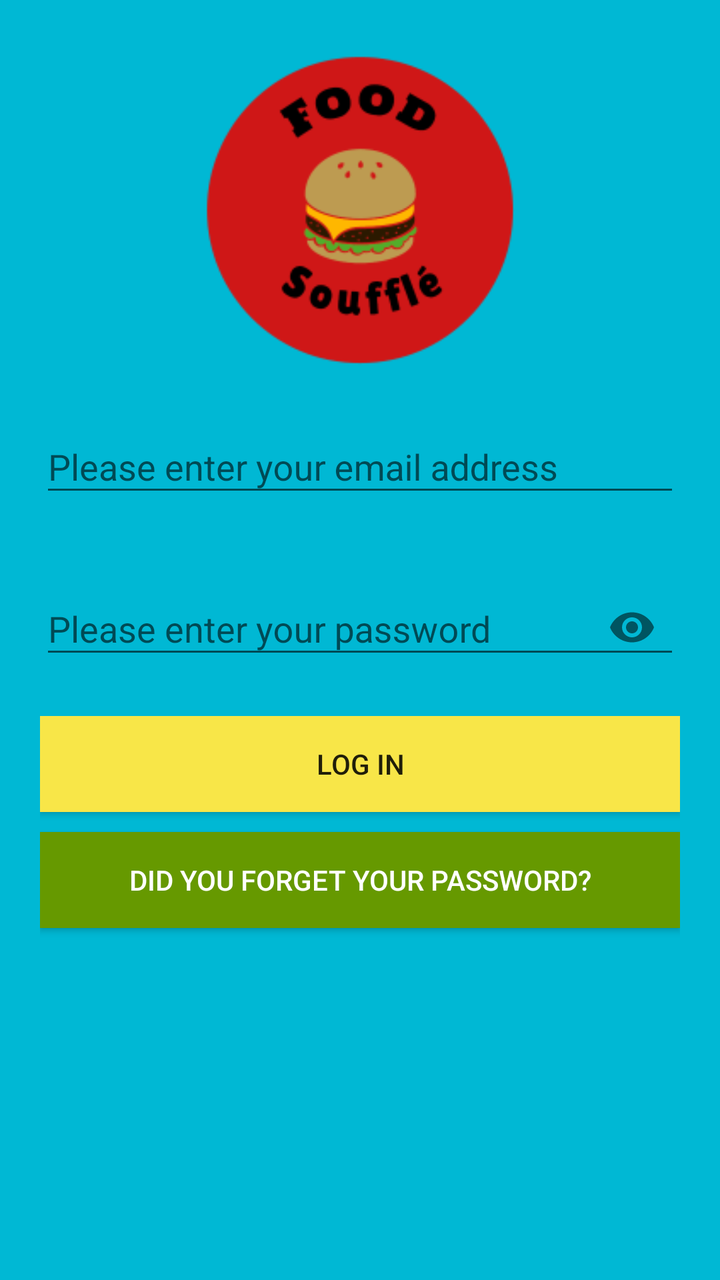
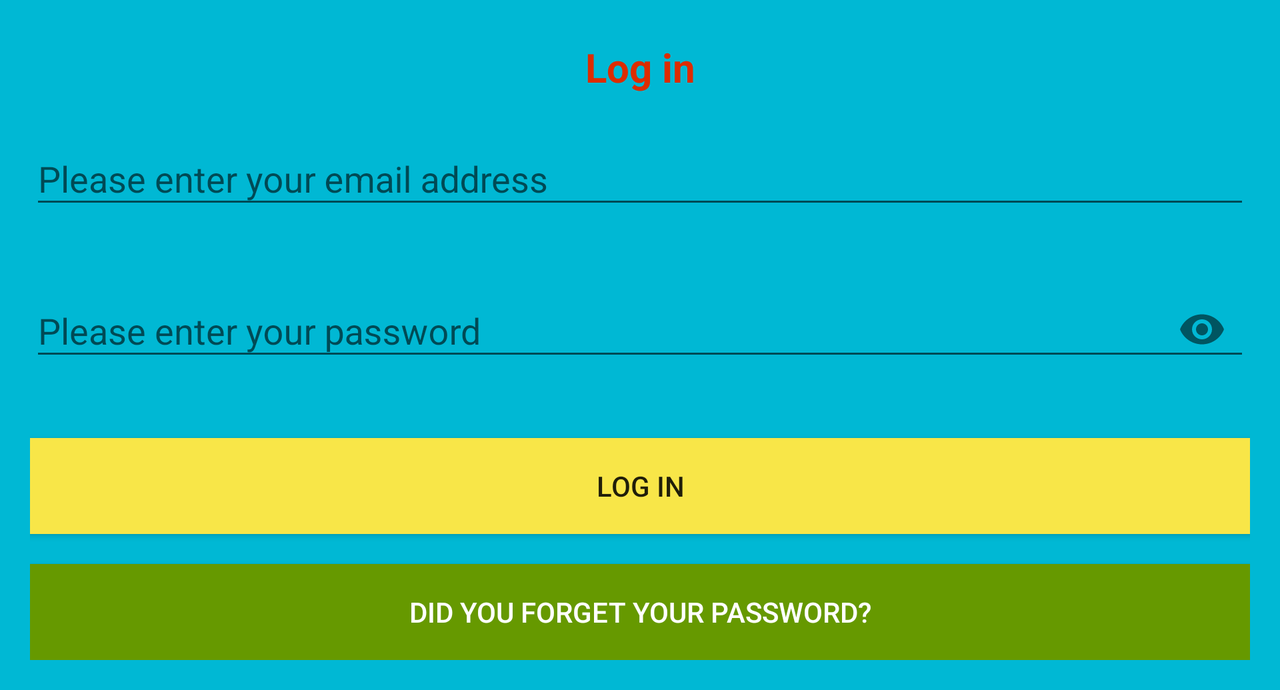

One screen, two layout resources from the same app: the default and the repository's alternative for another configuration. Each is rendered where Android would select it; the XML of both is given below.
<!-- AndroidManifest.xml: application theme AppTheme -->
<!-- res/layout/activity_login.xml -->
<?xml version="1.0" encoding="utf-8"?>
<LinearLayout xmlns:android="http://schemas.android.com/apk/res/android"
              xmlns:app="http://schemas.android.com/apk/res-auto"
              xmlns:tools="http://schemas.android.com/tools"
              android:layout_width="match_parent"
              android:layout_height="match_parent"
              android:orientation="vertical"
              android:padding="20dp"
              android:background="@color/colorBackgroundForm"
              tools:context=".LoginActivity">


    <ImageView
            android:id="@+id/imageView"
            android:layout_width="350dp"
            android:layout_height="170dp"
            android:layout_gravity="center"
            android:layout_marginBottom="1dp"
            app:srcCompat="@drawable/food_souffle"
        tools:ignore="ContentDescription" />

   <com.google.android.material.textfield.TextInputLayout
       android:layout_width="match_parent"
       android:layout_height="wrap_content"
       app:errorEnabled="true"
       android:layout_marginTop="10dp">

    <EditText
        android:id="@+id/edtTextMail"
        android:layout_width="match_parent"
        android:layout_height="wrap_content"
        android:layout_marginTop="20dp"
        android:inputType="textEmailAddress"
        android:hint="@string/textEmail"
        android:importantForAutofill="no" />

</com.google.android.material.textfield.TextInputLayout>

    <com.google.android.material.textfield.TextInputLayout
        android:layout_width="match_parent"
        android:layout_height="wrap_content"
        app:passwordToggleEnabled="true"
        app:errorEnabled="true"
        android:layout_marginTop="5dp">

        <EditText
            android:id="@+id/edtTextPwd"
            android:layout_width="match_parent"
            android:layout_height="wrap_content"
            android:inputType="textPassword"
            android:hint="@string/textPassword"
            android:importantForAutofill="no" />
    </com.google.android.material.textfield.TextInputLayout>

    <LinearLayout
        android:layout_width="match_parent"
        android:layout_height="117dp"
        android:orientation="vertical">

        <Button
            android:id="@+id/btnLogin"
            android:layout_width="match_parent"
            android:layout_height="wrap_content"
            android:background="@color/colorLogin"
            android:text="@string/login" />

        <Button
            android:id="@+id/btnSendToResetPassword"
            android:layout_width="match_parent"
            android:layout_height="wrap_content"
            android:layout_marginTop="10dp"
            android:background="@android:color/holo_green_dark"
            android:text="@string/forgotPassword"
            android:textColor="@android:color/white" />
    </LinearLayout>
</LinearLayout>
<!-- resources referenced by this layout -->
<resources>
  <color name="colorBackgroundForm">#00B8D4</color>
  <color name="colorLogin">#F8E648</color>
  <!-- drawable food_souffle: png bitmap (drawable, 10851 bytes) -->
  <string name="forgotPassword">Did you forget your password?</string>
  <string name="login">Log in</string>
  <string name="textEmail">Please enter your email address</string>
  <string name="textPassword">Please enter your password</string>
  <style name="AppTheme" parent="Theme.AppCompat.Light.DarkActionBar">
          
          <item name="colorPrimary">@color/colorPrimary</item>
          <item name="colorPrimaryDark">#3F51B5</item>
          <item name="colorAccent">@color/colorAccent</item>
      </style>
  <color name="colorPrimary">#0097A7</color>
  <color name="colorAccent">#03DAC5</color>
</resources>
<!-- res/layout-land/activity_login.xml (the repository's variant of the layout above) -->
<!-- drawn on the phone turned sideways -->
<?xml version="1.0" encoding="utf-8"?>
<androidx.constraintlayout.widget.ConstraintLayout xmlns:android="http://schemas.android.com/apk/res/android"
    xmlns:tools="http://schemas.android.com/tools"
    xmlns:app="http://schemas.android.com/apk/res-auto"
    android:id="@+id/container"
    android:layout_width="match_parent"
    android:layout_height="wrap_content"
    android:padding="15dp"
    android:background="@color/colorBackgroundForm"
    tools:context=".LoginActivity">

    <ScrollView
        android:layout_width="match_parent"
        android:layout_height="wrap_content"
        tools:ignore="MissingConstraints">

        <LinearLayout
            android:layout_width="match_parent"
            android:layout_height="wrap_content"
            android:orientation="vertical"
            android:gravity="center"
            android:scrollbarStyle="insideInset">

            <TextView
                android:layout_width="match_parent"
                android:layout_height="wrap_content"
                android:text="@string/login"
                android:textAlignment="center"
                android:layout_marginTop="5dp"
                android:textColor="#DD2C00"
                android:shadowColor="#090909"
                android:textStyle="bold"
                android:textSize="20sp"/>

            <com.google.android.material.textfield.TextInputLayout
                android:id="@+id/textInputEmail"
                android:layout_width="match_parent"
                android:layout_height="wrap_content"
                app:errorEnabled="true"
                android:layout_marginTop="10dp">

                <EditText
                    android:id="@+id/edtTextMail"
                    android:layout_width="match_parent"
                    android:layout_height="wrap_content"
                    android:inputType="textEmailAddress"
                    android:textColor="@color/userData"
                    android:textColorHint="@color/userData"
                    android:hint="@string/textEmail"
                    android:importantForAutofill="no" />

            </com.google.android.material.textfield.TextInputLayout>

            <com.google.android.material.textfield.TextInputLayout
                android:id="@+id/textInputPassword"
                android:layout_width="match_parent"
                android:layout_height="wrap_content"
                app:passwordToggleEnabled="true"
                app:boxBackgroundColor="@color/userData"
                app:errorEnabled="true">

                <EditText
                    android:id="@+id/edtTextPwd"
                    android:layout_width="match_parent"
                    android:layout_height="wrap_content"
                    android:inputType="textPassword"
                    android:hint="@string/textPassword"
                    android:importantForAutofill="no" />
            </com.google.android.material.textfield.TextInputLayout>

            <LinearLayout
                android:layout_width="match_parent"
                android:layout_height="match_parent"
                android:gravity="bottom"
                android:orientation="vertical">
                <Button
                    android:id="@+id/btnLogin"
                    android:layout_width="match_parent"
                    android:layout_height="wrap_content"
                    android:background="@color/colorLogin"
                    android:layout_marginTop="10dp"
                    android:text="@string/login" />

                <Button
                    android:id="@+id/btnSendToResetPassword"
                    android:layout_width="match_parent"
                    android:layout_height="wrap_content"
                    android:layout_marginTop="15dp"
                    android:background="@android:color/holo_green_dark"
                    android:text="@string/forgotPassword"
                    android:textColor="@android:color/white" />
            </LinearLayout>

        </LinearLayout>
    </ScrollView>
</androidx.constraintlayout.widget.ConstraintLayout>
<!-- resources referenced by the variant -->
<!-- as the phone turned sideways resolves them -->
<resources>
  <color name="colorBackgroundForm">#00B8D4</color>
  <color name="colorLogin">#F8E648</color>
  <color name="userData">#F6070F</color>
  <string name="forgotPassword">Did you forget your password?</string>
  <string name="login">Log in</string>
  <string name="textEmail">Please enter your email address</string>
  <string name="textPassword">Please enter your password</string>
  <style name="AppTheme" parent="Theme.AppCompat.Light.DarkActionBar">
          
          <item name="colorPrimary">@color/colorPrimary</item>
          <item name="colorPrimaryDark">#3F51B5</item>
          <item name="colorAccent">@color/colorAccent</item>
      </style>
  <color name="colorPrimary">#0097A7</color>
  <color name="colorAccent">#03DAC5</color>
</resources>
